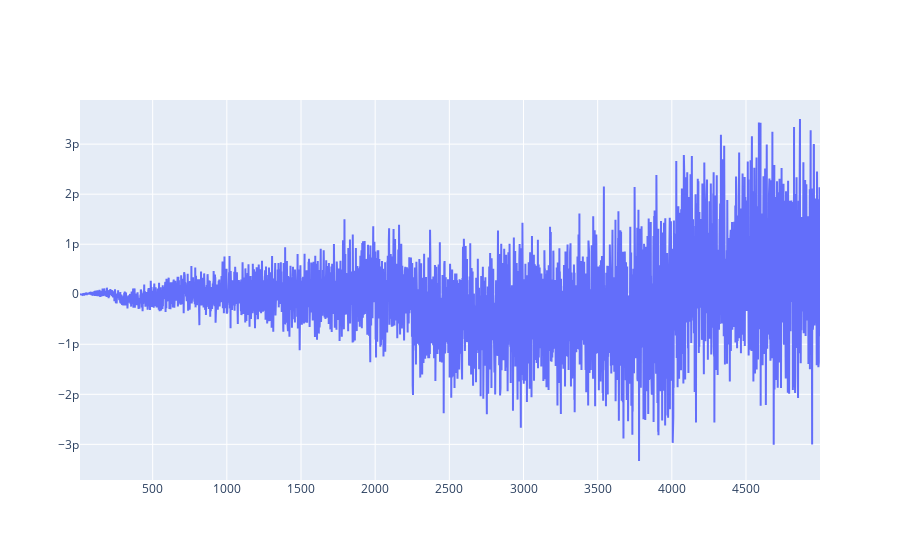

The notebook cell saved with this chart:
### Code cell
fig = go.Figure()
fig.add_trace(go.Scatter(x=frequency_range, y=TLs))
fig.show()

### Figure 1 — Plotly figure (JSON) as saved in the notebook; plotly's stock layout.template omitted (floating-point values rounded to 4 significant figures; data arrays with more than 128 entries replaced by an {"elided": "..."} marker saying what was removed)
{"data": [{"type": "scatter", "x": {"elided": "4990 int values"}, "y": {"elided": "9980 float values"}}], "layout": {}}
